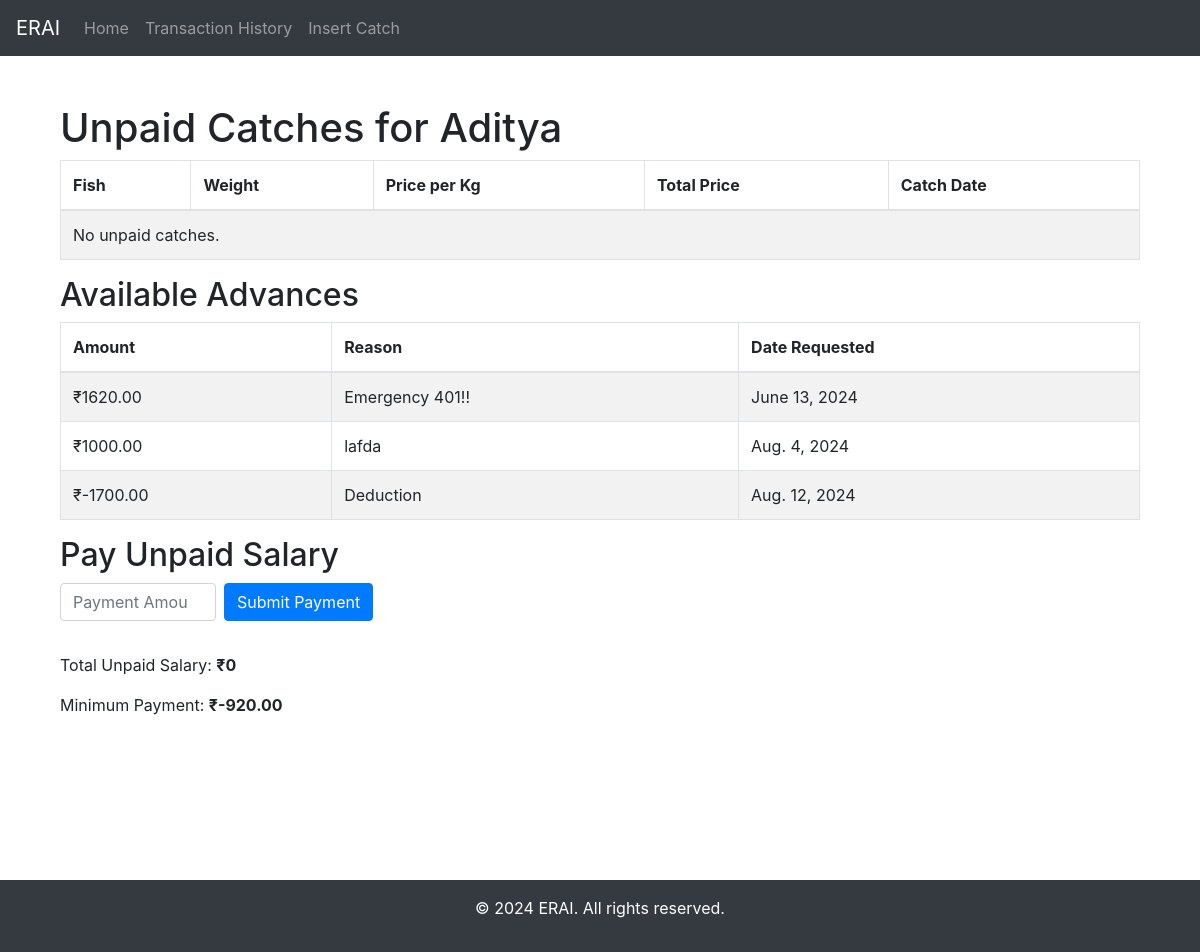
The page /fisherman/2/unpaid-catches/ on the database its author committed.
### myApp/models.py (models this page shows, shortened)
class Fisherman(models.Model):
    name = models.CharField(max_length=255)
    phone_number = models.CharField(max_length=20)
    def calculate_total_due(self):
        return sum(catch.weight * catch.fish.price for catch in self.catch_set.filter(is_paid=False))
    def get_unpaid_catches(self):
        return self.catch_set.filter(is_paid=False)

class Advance(models.Model):
    fisherman = models.ForeignKey(Fisherman, on_delete=models.CASCADE)
    amount = models.DecimalField(max_digits=10, decimal_places=2)
    reason = models.TextField()
    date_requested = models.DateField()

### myApp/views.py (the view, shortened to what this page needs)
# urls.py: path('fisherman/<int:fisherman_id>/unpaid-catches/', unpaid_catches_view, name='unpaid_catches'),
def unpaid_catches_view(request, fisherman_id):
    fisherman = get_object_or_404(Fisherman, id=fisherman_id)
    unpaid_catches = fisherman.get_unpaid_catches()
    total_unpaid_salary = fisherman.calculate_total_due()
    for catch in unpaid_catches:
        catch.price = catch.weight * catch.fish.price
    advance = Advance.objects.filter(fisherman=fisherman)
    total_adv = 0
    for x in advance:
        total_adv += x.amount
    context = {
        'fisherman': fisherman,
        'unpaid_catches': unpaid_catches,
        'total_unpaid_salary': total_unpaid_salary,
        'advance': advance,
        'min_payment':(total_unpaid_salary - total_adv)
    }
    return render(request, 'unpaid_catches.html', context)

### myApp/templates/unpaid_catches.html (shortened to what this page needs)
{% extends 'base.html' %}
{% block content %}
    <div class="container mt-4">
        <h1>Unpaid Catches for {{ fisherman.name }}</h1>
        <table class="table table-striped table-bordered">
            <thead>
                <tr>
                    <th>Fish</th>
                    <th>Weight</th>
                    <th>Price per Kg</th>
                    <th>Total Price</th>
                    <th>Catch Date</th>
                </tr>
            </thead>
            <tbody>
                {% for catch in unpaid_catches %}
                    <tr>
                        <td>{{ catch.fish.name }}</td>
                        <td>{{ catch.weight }} kg</td>
                        <td>₹{{ catch.fish.price }}</td>
                        <td>₹{{ catch.price }}</td>
                        <td>{{ catch.catch_date }}</td>
                    </tr>
                {% empty %}
                    <tr>
                        <td colspan="5">No unpaid catches.</td>
                    </tr>
                {% endfor %}
            </tbody>
        </table>
        <h2>Available Advances</h2>
        <table class="table table-striped table-bordered">
            <thead>
                <tr>
                    <th>Amount</th>
                    <th>Reason</th>
                    <th>Date Requested</th>
                </tr>
            </thead>
            <tbody>
                {% if advance %}
                    {% for x in advance %}
                        <tr>
                            <td>₹{{ x.amount }}</td>
                            <td>{{ x.reason }}</td>
                            <td>{{ x.date_requested }}</td>
                        </tr>
                    {% endfor %}
                {% else %}
                    <tr>
                        <td colspan="3">No advances.</td>
                    </tr>
                {% endif %}
            </tbody>
        </table>
        <h2>Pay Unpaid Salary</h2>
        <form method="post" class="form-inline">
            <div class="form-group mb-2">
                <input type="number" step="0.01" id="payment_amount" name="payment_amount" class="form-control mr-2"
                       min="{{ min_payment }}" max="{{ total_unpaid_salary }}" required
                       placeholder="Payment Amount"
                       title="Amount must be between ₹{{ min_payment }} and ₹{{ total_unpaid_salary }}">
            </div>
            <button type="submit" class="btn btn-primary mb-2">Submit Payment</button>
        </form>
        <div class="mt-4">
            <p>Total Unpaid Salary: <strong>₹{{ total_unpaid_salary }}</strong></p>
            <p>Minimum Payment: <strong>₹{{ min_payment }}</strong></p>
        </div>
    </div>
{% endblock %}

### myApp/templates/base.html (style rules this page uses)
html, body { height: 100%; margin: 0; }

### rows shown on the page
Fisherman: name "Aditya"
Advance: amount "1620.00", reason "Emergency 401!!", date_requested "June 13, 2024"
Advance: amount "1000.00", reason "lafda", date_requested "Aug. 4, 2024"
Advance: amount "-1700.00", reason "Deduction", date_requested "Aug. 12, 2024"

### other values the page prints
{{ total_unpaid_salary }} "0"
{{ min_payment }} "-920.00"
